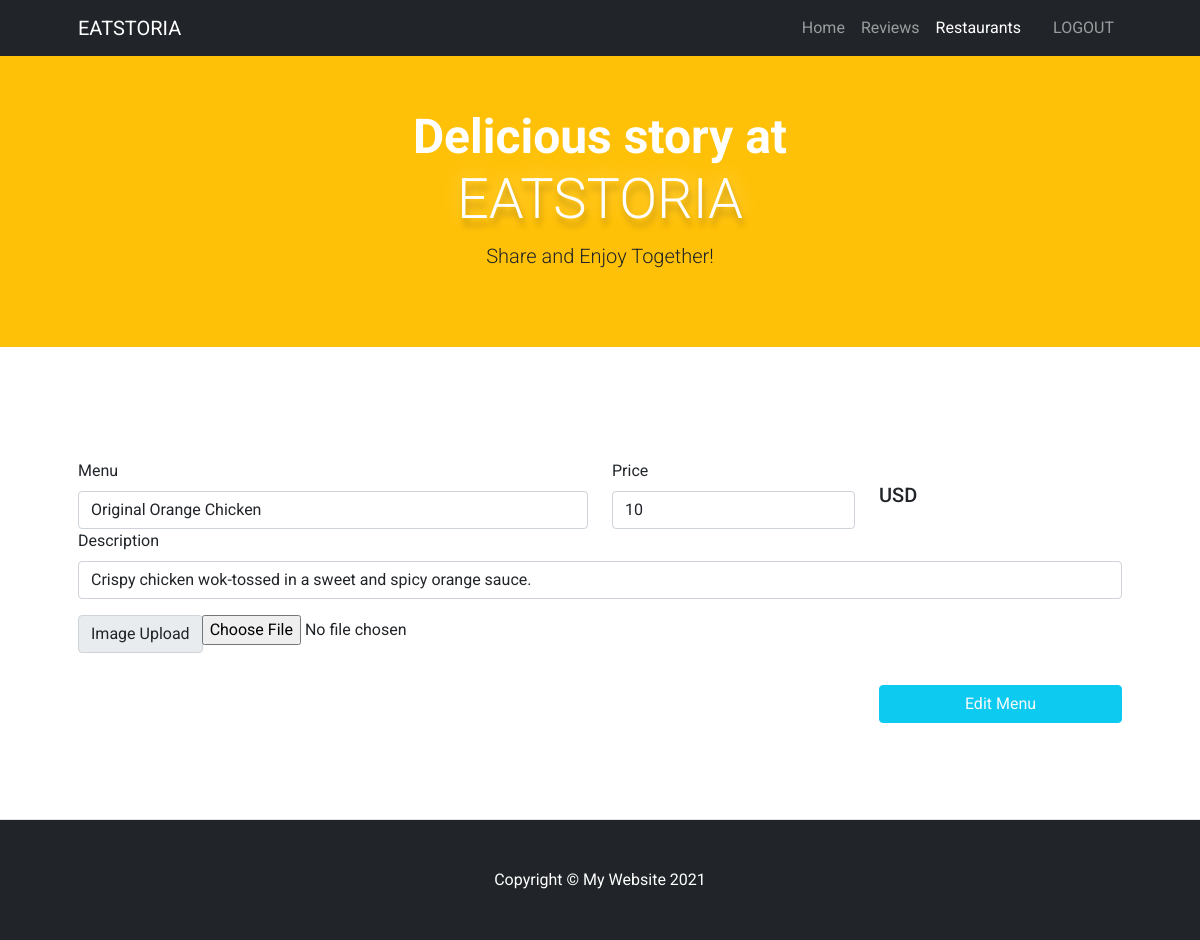
/edit-menu.php?id=3, run on the app's committed database.
### tables this page shows
CREATE TABLE `menu` (
  `menu_id` int(11) NOT NULL,
  `menu_title` varchar(100) NOT NULL,
  `price` varchar(100) NOT NULL,
  `description` varchar(200) NOT NULL,
  `rest_id` int(11) NOT NULL
);

### class/database.php (called while the page is built, shortened)
<?php
class Database{
    private $servername = "localhost";
    private $username = "root";
    private $password = "";
    private $database = "eatstoria";
    public function connect(){
        $conn = new mysqli($this->servername, $this->username, $this->password, $this->database);
        if($conn->connect_error){
            die("ERROR CONNECTING TO THE DATABASE ".$conn->connect_error);
        }else{
            return $conn;
        }
    }
}
?>

### class/menu.php (called while the page is built, shortened)
<?php
require_once 'database.php';
class Menu extends Database{
    private $menu_title;
    private $price;
    private $description;
    public function __construct($menu_id=NULL){
        $this->conn = $this->connect();
        if($menu_id !=NULL){
            $sql = "SELECT menu_id, menu_title, price, description, rest_id FROM menu
                    WHERE menu_id = $menu_id";
            $result = $this->conn->query($sql);
            if($result && $result->num_rows>0){
                $menu = $result->fetch_assoc();
                $this->menu_title = $menu["menu_title"];
                $this->price = $menu["price"];
                $this->description = $menu["description"];
            }
        }
    }
    public function getMenuTitle(){
        return $this->menu_title;
    }
    public function getPrice(){
        return $this->price;
    }
    public function getDescription(){
        return $this->description;
    }
}
?>

### edit-menu.php (the view, shortened to what this page needs)
<?php
$user = new User($_SESSION["account_id"]);
$rest_username = $user->getRestUsername();
include 'class/menu.php';
$menu_id = isset($_GET["id"]) ? $_GET["id"] : NULL;
$menu = new Menu($menu_id);
$menu_title = $menu->getMenuTitle();
$price = $menu->getPrice();
$description = $menu->getDescription();
?>
<!DOCTYPE html>
<html lang="en">
<head>
    <link href="https://cdn.jsdelivr.net/npm/bootstrap-icons@1.4.1/font/bootstrap-icons.css" rel="stylesheet" />
    <link href="css/styles.css" rel="stylesheet" />
    <link rel="stylesheet" href="https://cdnjs.cloudflare.com/ajax/libs/font-awesome/5.15.3/css/all.min.css" />
</head>
<body>
    <nav class="navbar navbar-expand-lg navbar-dark bg-dark">
        <div class="container px-5">
            <a class="navbar-brand" href="index-owner.php">EATSTORIA</a>
            <div class="collapse navbar-collapse" id="navbarSupportedContent">
                <ul class="navbar-nav ms-auto mb-2 mb-lg-0">
                <li class="nav-item"><a class="nav-link" href="index-owner.php">Home</a></li>
                    <li class="nav-item"><a class="nav-link" href="review-top-owner.php">Reviews</a></li>
                    <li class="nav-item"><a class="nav-link active" aria-current="page" href="restaurant-top-owner.php">Restaurants</a></li>
                    <li class="nav-item"><a class="nav-link" href="mypage-restaurant.php"><?php echo "$rest_username"; ?></a></li>
                    <li class="nav-item"><a class="nav-link" href="logout.php">LOGOUT</a></li>
                </ul>
            </div>
        </div>
    </nav>
    <header class="bg-warning py-1">
        <div class="container px-5">
            <div class="row gx-5 justify-content-center">
                <div class="col-lg-6">
                    <div class="text-center my-5">
                        <h1 class="display-5 fw-bolder text-white mb-2">Delicious story at <span class="display-4 lead" style="text-shadow: 2px 8px 6px rgba(0,0,0,0.2), 0px -3px 20px rgba(255,255,255,0.4);">EATSTORIA</span></h1>
                        <p class="lead text-dark-50 mb-4">Share and Enjoy Together!</p>
                    </div>
                </div>
            </div>
        </div>
    </header>
    <section class="py-5 border-bottom" id="features">
        <div class="container px-5 my-5">
            <form action="action/edit-menu.php" method="POST">
                <div class="row">
                    <div class="col-6 mt-3">
                        <label for="menu" class="form-label">Menu</label>
                        <input type="text" name="editmenutitle" value="<?php echo $menu_title; ?>" class="form-control" required>
                    </div>
                    <div class="col-6 mt-3">
                        <div class="row">
                            <div class="col-6">
                                <label for="price" class="form-label">Price</label>
                                <input type="number" name="editprice" value="<?php echo $price; ?>" class="form-control" min=0 required>
                            </div>
                            <div class="col-6">
                                <h5>USD</h5>
                            </div>
                        </div>
                    </div>
                    <div>
                        <label for="menudescription" class="form-label">Description</label>
                        <input type="text" name="editdescription" value="<?php echo $description; ?>" class="form-control" required>
                    </div>
                    <div class="input-group mt-3 mb-3">
                        <div class="input-group-prepend">
                            <span class="input-group-text">Image Upload</span>
                        </div>
                        <div class="rest-file">
                            <input type="file" class="custom-file-input" id="">
                        </div>
                    </div>
                </div>
                <div class="row">
                    <div class="col-9"></div>
                    <div class="col-3">
                        <input type="submit" value="Edit Menu" name="editmenu" id="editmenu" class="btn btn-block btn-info text-light mt-3 w-100">
                    </div>
                </div>
            </form>
        </div>
    </section>
    <footer class="py-5 bg-dark">
        <div class="container px-5">
            <p class="m-0 text-center text-white">Copyright &copy; My Website 2021</p>
        </div>
    </footer>
</body>
</html>

### edit-menu.php (style rules this page uses)
body { font-family: 'Roboto', sans-serif; }

### data on the page
menu: editmenutitle "Original Orange Chicken", editprice "10", editdescription "Crispy chicken wok-tossed in a sweet and spicy orange sauce."
